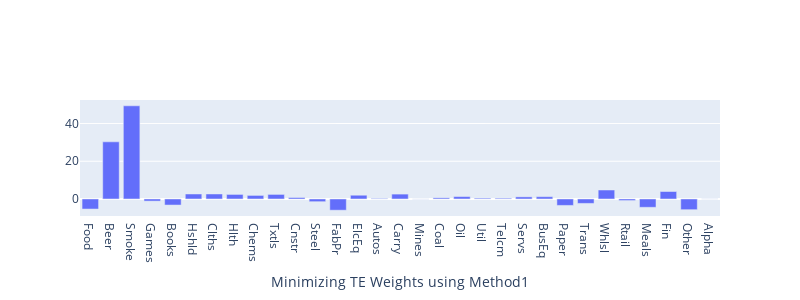

Source (notebook cell):
### Markdown cell above
Contrast this to the results of a regression. Because the model is in fact very true (i.e. we really did construct the manager's returns out of the building blocks), the results are remarkably accurate. However, the negative coefficients are hard to intepret and in real-life data, those will be much larger. However when it works well, such as in this artificial example here, the results can be very accurate.

$$ y = XW + \alpha $$

### Code cell
coeffs = erk.regress(mgr_r, ind).params*100

fig = make_subplots(rows=1, cols=1)
fig.add_trace(go.Bar(x = coeffs.index, y = coeffs), row=1, col=1)
fig.update_xaxes(title_text="Minimizing TE Weights using Method1", row=1, col=1)
fig.update_layout(height=300, width=800)
fig.show()

coeffs.sort_values().head()

### Figure 1 — Plotly figure (JSON) as saved in the notebook; plotly's stock layout.template omitted (floating-point values rounded to 4 significant figures)
{"data": [{"type": "bar", "x": ["Food", "Beer", "Smoke", "Games", "Books", "Hshld", "Clths", "Hlth", "Chems", "Txtls", "Cnstr", "Steel", "FabPr", "ElcEq", "Autos", "Carry", "Mines", "Coal", "Oil", "Util", "Telcm", "Servs", "BusEq", "Paper", "Trans", "Whlsl", "Rtail", "Meals", "Fin", "Other", "Alpha"], "xaxis": "x", "y": [-5.339, 30.29, 49.39, -1.13, -3.216, 2.648, 2.659, 2.417, 1.891, 2.423, 0.7601, -1.431, -5.947, 1.986, 0.2685, 2.587, -0.04416, 0.6033, 1.271, 0.4421, 0.4098, 1.121, 1.213, -3.411, -2.347, 4.755, -0.8323, -4.408, 3.96, -5.671, 0.02945], "yaxis": "y"}], "layout": {"height": 300, "width": 800, "xaxis": {"anchor": "y", "domain": [0, 1], "title": {"text": "Minimizing TE Weights using Method1"}}, "yaxis": {"anchor": "x", "domain": [0, 1]}}}
